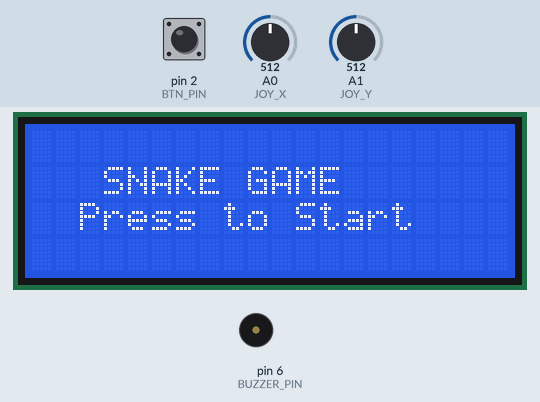
A sketch run on a simulated Arduino Uno, built with avr-gcc and run on an emulated ATmega328P. Parts: 20×4 character LCD, buzzer (waves = sounding). Inputs (shaded band) come from the test bench; at power-on: pin 2 (BTN_PIN) HIGH, A1 (JOY_Y) = 512, A0 (JOY_X) = 512. Random numbers use the default seed unless the sketch sets one.

Above: at 1.2 s.
1.3 s: pin 2 (BTN_PIN) pulled LOW for 0.15 s
At 1.62 s:
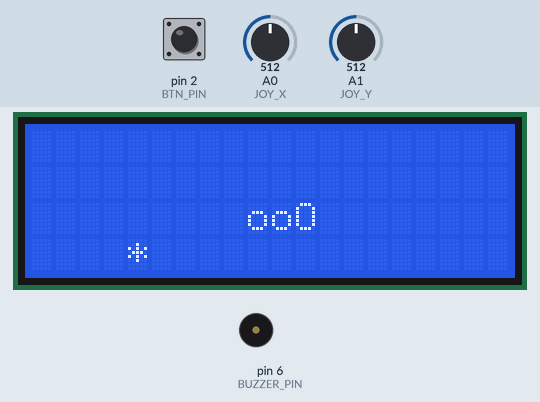
3.7 s: A1 (JOY_Y) set to 588
6.7 s: A1 (JOY_Y) set to 618
At 7.48 s:
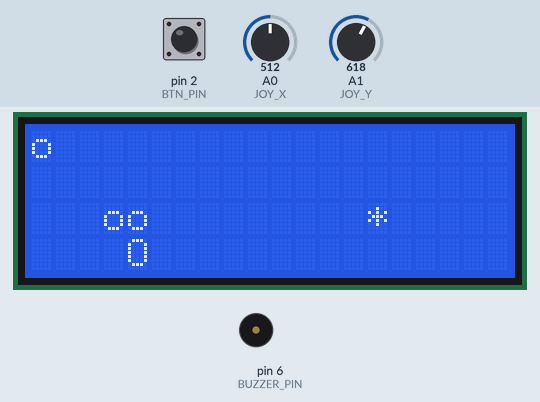
9.7 s: A0 (JOY_X) set to 416
11.3 s: A0 (JOY_X) set to 387
At 11.53 s:
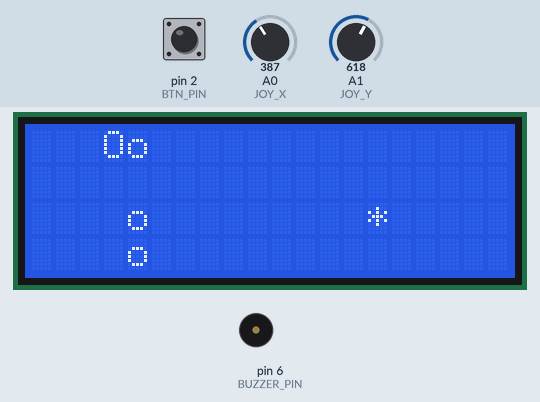
14.3 s: A1 (JOY_Y) set to 412
At 17.18 s:
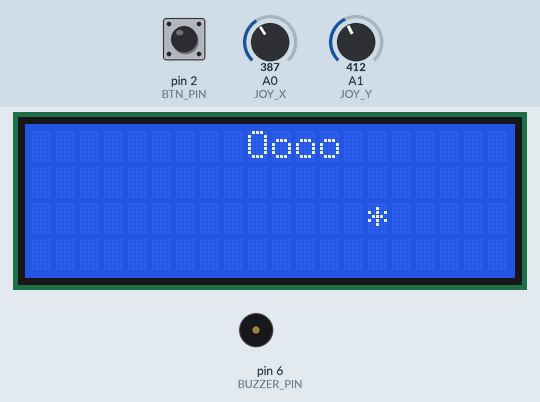
17.3 s: A1 (JOY_Y) set to 387
At 17.99 s:
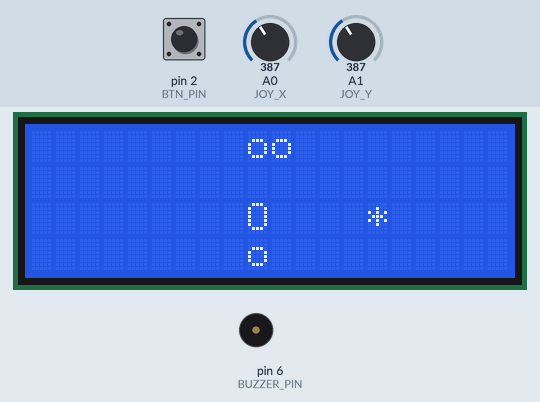
Timing chart, 0 to 20.3 s (numbered marks = the images above; inputs shaded):
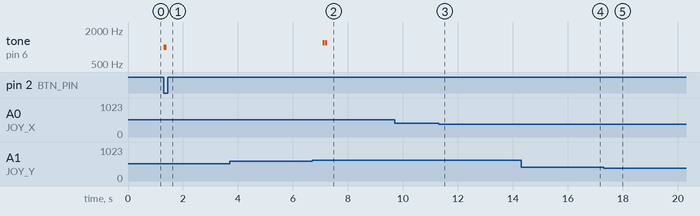

Measured:
- the behaviour switches between 600 and 601 on A1 (JOY_Y) (found by bisection; images 1 and 2)
- the behaviour switches between 400 and 399 on A0 (JOY_X) (found by bisection; images 2 and 3)
- the behaviour switches between 400 and 399 on A1 (JOY_Y) (found by bisection; images 4 and 5)
- after the input at 1.3 s, tone on pin 6 (BUZZER_PIN): silent → 1000 Hz at once, → silent 0.10 s later; the display: first changes at once (image 1 shows a later state)
- after the input at 6.7 s, tone on pin 6 (BUZZER_PIN): alternates 1200 Hz for 0.08 s and silent for 0.03 s, 4 changes in all, then stays silent, starting after 0.38 s
- what the display in image 2 shows lasts 0.4 s, from 7.3 s to 7.7 s

The sketch:

Snake_game_v4.ino
```cpp
#include <LiquidCrystal.h>

// LCD Pin Configuration: RS=7, EN=8, D4=9, D5=10, D6=11, D7=12
LiquidCrystal lcd(7, 8, 9, 10, 11, 12);

// Joystick analog axes and button pin
#define JOY_X A0
#define JOY_Y A1
#define BTN_PIN 2

// Buzzer pin
#define BUZZER_PIN 6

// LCD dimensions
const int width = 20;
const int height = 4;

// Snake position arrays
int snakeX[80]; // Stores X positions of each snake segment
int snakeY[80]; // Stores Y positions of each snake segment
int snakeLength = 3; // Initial length of the snake

// Snake direction vector
int dirX = 1;
int dirY = 0;

// Apple position
int appleX, appleY;

// Game state
bool gameRunning = false;
unsigned long lastMoveTime = 0;
const int moveDelay = 400; // Time between snake movements (ms)

void setup() {
  pinMode(BTN_PIN, INPUT_PULLUP); // Button with internal pull-up
  lcd.begin(20, 4);               // Initialize the 20x4 LCD
  randomSeed(analogRead(A2));    // Seed randomness from floating analog pin
  showSplash();                  // Display welcome screen
}

void loop() {
  // Wait for button press to start the game
  if (!gameRunning) {
    if (digitalRead(BTN_PIN) == LOW) {
      startGame();
    }
    return;
  }

  readJoystick(); // Read user input
  if (millis() - lastMoveTime > moveDelay) {
    moveSnake();               // Update snake position
    lastMoveTime = millis();   // Reset movement timer
  }
}

void showSplash() {
  lcd.clear();
  lcd.setCursor(3, 1);
  lcd.print("SNAKE GAME");
  lcd.setCursor(2, 2);
  lcd.print("Press to Start");
}

void startGame() {
  gameRunning = true;
  snakeLength = 3;
  dirX = 1; dirY = 0; // Start moving right

  // Initialize snake head and body
  snakeX[0] = 10; snakeY[0] = 2;
  snakeX[1] = 9;  snakeY[1] = 2;
  snakeX[2] = 8;  snakeY[2] = 2;

  spawnApple();   // Place apple
  drawScreen();   // Draw initial screen
  beepBuzzer(1);  // Beep: start game
}

void readJoystick() {
  int x = analogRead(JOY_X);
  int y = analogRead(JOY_Y);

  // Change direction based on joystick position, prevent direct reversal
  if (x < 400 && dirX == 0) { dirX = -1; dirY = 0; } // Left
  else if (x > 600 && dirX == 0) { dirX = 1; dirY = 0; } // Right
  else if (y < 400 && dirY == 0) { dirX = 0; dirY = -1; } // Up
  else if (y > 600 && dirY == 0) { dirX = 0; dirY = 1; } // Down
}

void moveSnake() {
  // Move each segment to the previous segment's position
  for (int i = snakeLength - 1; i > 0; i--) {
    snakeX[i] = snakeX[i - 1];
    snakeY[i] = snakeY[i - 1];
  }

  // Update head position
  snakeX[0] = (snakeX[0] + dirX + width) % width;
  snakeY[0] = (snakeY[0] + dirY + height) % height;

  // Check for collision with self
  if (checkSelfCollision()) {
    gameOver();
    return;
  }

  // Check for apple
  if (snakeX[0] == appleX && snakeY[0] == appleY) {
    if (snakeLength < 80) snakeLength++; // Increase snake length
    spawnApple();  // Reposition apple
    beepBuzzer(2); // Beep: eat apple

    // Optional: level up sound every 5 apples
    if (snakeLength % 5 == 0) {
      beepBuzzer(4);
    }
  }

  drawScreen(); // Refresh LCD with new snake and apple positions
}

bool checkSelfCollision() {
  // Check head against all body segments
  for (int i = 1; i < snakeLength; i++) {
    if (snakeX[0] == snakeX[i] && snakeY[0] == snakeY[i])
      return true;
  }
  return false;
}

void gameOver() {
  gameRunning = false;
  lcd.clear();

  lcd.setCursor(5, 0);
  lcd.print("GAME OVER");

  lcd.setCursor(3, 1);
  lcd.print("Final Score:");

  lcd.setCursor(9, 2);
  lcd.print(snakeLength); // Display snake length as score

  lcd.setCursor(2, 3);
  lcd.print("Press to Restart");

  beepBuzzer(3); // Beep: game over sound
}

void spawnApple() {
  bool valid;
  do {
    valid = true;
    appleX = random(0, width);
    appleY = random(0, height);

    // Ensure apple doesn't spawn on the snake
    for (int i = 0; i < snakeLength; i++) {
      if (snakeX[i] == appleX && snakeY[i] == appleY) {
        valid = false;
        break;
      }
    }
  } while (!valid);
}

void drawScreen() {
  lcd.clear();

  // Draw apple
  lcd.setCursor(appleX, appleY);
  lcd.write('*');

  // Draw snake
  for (int i = 0; i < snakeLength; i++) {
    lcd.setCursor(snakeX[i], snakeY[i]);
    lcd.write(i == 0 ? 'O' : 'o'); // Head 'O', body 'o'
  }
}

// Passive buzzer sound effects
void beepBuzzer(int type) {
  switch (type) {
    case 1:  // Start game beep
      tone(BUZZER_PIN, 1000, 100);
      delay(120);
      break;

    case 2:  // Apple eaten - two short beeps
      for (int i = 0; i < 2; i++) {
        tone(BUZZER_PIN, 1200, 75);
        delay(100);
      }
      break;

    case 3:  // Game over - long beep sequence
      for (int i = 0; i < 10 && !gameRunning; i++) {
        tone(BUZZER_PIN, 400, 300);
        delay(400);
      }
      break;

    case 4:  // Level up - ascending tones
      tone(BUZZER_PIN, 1500, 100);
      delay(120);
      tone(BUZZER_PIN, 1700, 100);
      delay(120);
      tone(BUZZER_PIN, 1900, 100);
      delay(150);
      break;
  }
}
```
